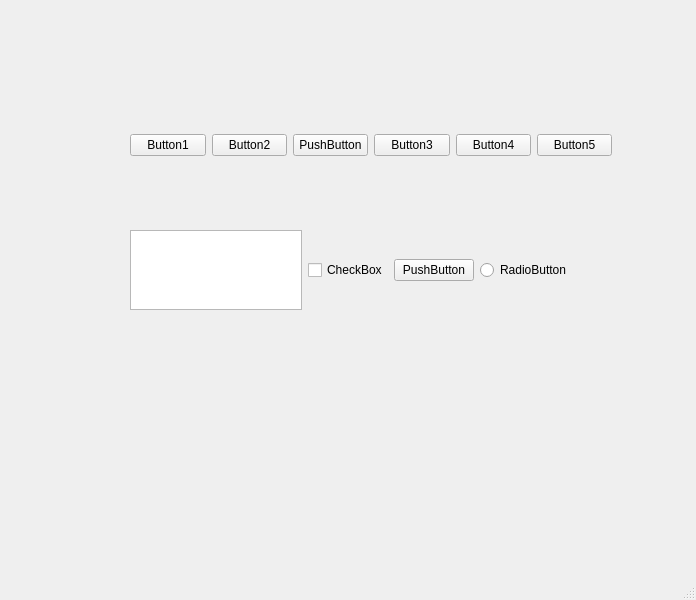
<?xml version="1.0" encoding="UTF-8"?>
<ui version="4.0">
 <class>MainWindow</class>
 <widget class="QMainWindow" name="MainWindow">
  <property name="geometry">
   <rect>
    <x>0</x>
    <y>0</y>
    <width>696</width>
    <height>600</height>
   </rect>
  </property>
  <property name="windowTitle">
   <string>MainWindow</string>
  </property>
  <widget class="QWidget" name="centralwidget">
   <widget class="QWidget" name="horizontalLayoutWidget">
    <property name="geometry">
     <rect>
      <x>130</x>
      <y>230</y>
      <width>441</width>
      <height>80</height>
     </rect>
    </property>
    <layout class="QHBoxLayout" name="horizontalLayout_2">
     <item>
      <widget class="QListView" name="listView"/>
     </item>
     <item>
      <widget class="QCheckBox" name="checkBox">
       <property name="text">
        <string>CheckBox</string>
       </property>
      </widget>
     </item>
     <item>
      <widget class="QPushButton" name="pushButton_6">
       <property name="text">
        <string>PushButton</string>
       </property>
      </widget>
     </item>
     <item>
      <widget class="QRadioButton" name="radioButton">
       <property name="text">
        <string>RadioButton</string>
       </property>
      </widget>
     </item>
    </layout>
   </widget>
   <widget class="QWidget" name="">
    <property name="geometry">
     <rect>
      <x>130</x>
      <y>130</y>
      <width>482</width>
      <height>31</height>
     </rect>
    </property>
    <layout class="QHBoxLayout" name="horizontalLayout">
     <item>
      <widget class="QPushButton" name="pushButton">
       <property name="text">
        <string>Button1</string>
       </property>
      </widget>
     </item>
     <item>
      <widget class="QPushButton" name="pushButton_2">
       <property name="text">
        <string>Button2</string>
       </property>
      </widget>
     </item>
     <item>
      <widget class="QPushButton" name="pushButton_7">
       <property name="text">
        <string>PushButton</string>
       </property>
      </widget>
     </item>
     <item>
      <widget class="QPushButton" name="pushButton_3">
       <property name="text">
        <string>Button3</string>
       </property>
      </widget>
     </item>
     <item>
      <widget class="QPushButton" name="pushButton_4">
       <property name="text">
        <string>Button4</string>
       </property>
      </widget>
     </item>
     <item>
      <widget class="QPushButton" name="pushButton_5">
       <property name="text">
        <string>Button5</string>
       </property>
      </widget>
     </item>
    </layout>
   </widget>
  </widget>
  <widget class="QMenuBar" name="menubar">
   <property name="geometry">
    <rect>
     <x>0</x>
     <y>0</y>
     <width>696</width>
     <height>23</height>
    </rect>
   </property>
  </widget>
  <widget class="QStatusBar" name="statusbar"/>
 </widget>
 <resources/>
 <connections/>
</ui>
